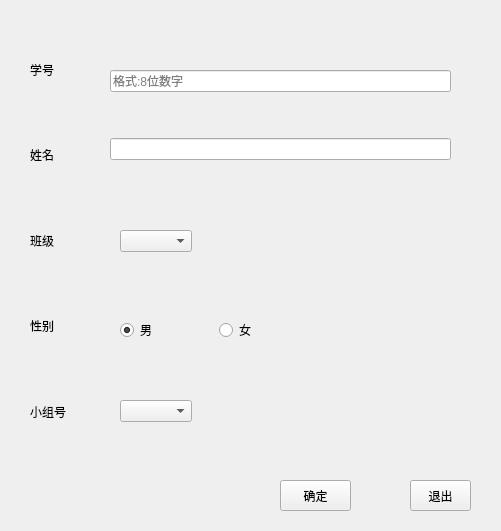
<?xml version="1.0" encoding="UTF-8"?>
<ui version="4.0">
 <class>InsertDialog</class>
 <widget class="QDialog" name="InsertDialog">
  <property name="geometry">
   <rect>
    <x>0</x>
    <y>0</y>
    <width>501</width>
    <height>531</height>
   </rect>
  </property>
  <property name="windowTitle">
   <string>添加学生</string>
  </property>
  <widget class="QWidget" name="verticalLayoutWidget">
   <property name="geometry">
    <rect>
     <x>30</x>
     <y>30</y>
     <width>61</width>
     <height>421</height>
    </rect>
   </property>
   <layout class="QVBoxLayout" name="verticalLayout">
    <item>
     <widget class="QLabel" name="label_4">
      <property name="text">
       <string>学号</string>
      </property>
     </widget>
    </item>
    <item>
     <widget class="QLabel" name="label_3">
      <property name="text">
       <string>姓名</string>
      </property>
     </widget>
    </item>
    <item>
     <widget class="QLabel" name="label">
      <property name="text">
       <string>班级</string>
      </property>
     </widget>
    </item>
    <item>
     <widget class="QLabel" name="label_2">
      <property name="text">
       <string>性别</string>
      </property>
     </widget>
    </item>
    <item>
     <widget class="QLabel" name="label_5">
      <property name="text">
       <string>小组号</string>
      </property>
     </widget>
    </item>
   </layout>
  </widget>
  <widget class="QWidget" name="verticalLayoutWidget_2">
   <property name="geometry">
    <rect>
     <x>110</x>
     <y>40</y>
     <width>341</width>
     <height>151</height>
    </rect>
   </property>
   <layout class="QVBoxLayout" name="verticalLayout_2">
    <item>
     <widget class="QLineEdit" name="stuid">
      <property name="placeholderText">
       <string>格式:8位数字</string>
      </property>
     </widget>
    </item>
    <item>
     <spacer name="verticalSpacer">
      <property name="orientation">
       <enum>Qt::Vertical</enum>
      </property>
      <property name="sizeType">
       <enum>QSizePolicy::Fixed</enum>
      </property>
      <property name="sizeHint" stdset="0">
       <size>
        <width>20</width>
        <height>10</height>
       </size>
      </property>
     </spacer>
    </item>
    <item>
     <widget class="QLineEdit" name="stuName"/>
    </item>
   </layout>
  </widget>
  <widget class="QWidget" name="horizontalLayoutWidget">
   <property name="geometry">
    <rect>
     <x>120</x>
     <y>310</y>
     <width>191</width>
     <height>41</height>
    </rect>
   </property>
   <layout class="QHBoxLayout" name="horizontalLayout_2">
    <item>
     <widget class="QRadioButton" name="sex_men">
      <property name="text">
       <string>男</string>
      </property>
      <property name="checked">
       <bool>true</bool>
      </property>
     </widget>
    </item>
    <item>
     <widget class="QRadioButton" name="sex_woman">
      <property name="text">
       <string>女</string>
      </property>
     </widget>
    </item>
   </layout>
  </widget>
  <widget class="QToolButton" name="ok">
   <property name="geometry">
    <rect>
     <x>280</x>
     <y>480</y>
     <width>71</width>
     <height>31</height>
    </rect>
   </property>
   <property name="text">
    <string>确定</string>
   </property>
  </widget>
  <widget class="QToolButton" name="logout">
   <property name="geometry">
    <rect>
     <x>410</x>
     <y>480</y>
     <width>61</width>
     <height>31</height>
    </rect>
   </property>
   <property name="text">
    <string>退出</string>
   </property>
  </widget>
  <widget class="QComboBox" name="classId">
   <property name="geometry">
    <rect>
     <x>120</x>
     <y>230</y>
     <width>72</width>
     <height>22</height>
    </rect>
   </property>
  </widget>
  <widget class="QComboBox" name="groupId">
   <property name="geometry">
    <rect>
     <x>120</x>
     <y>400</y>
     <width>72</width>
     <height>22</height>
    </rect>
   </property>
  </widget>
 </widget>
 <resources/>
 <connections>
  <connection>
   <sender>logout</sender>
   <signal>clicked()</signal>
   <receiver>InsertDialog</receiver>
   <slot>close()</slot>
   <hints>
    <hint type="sourcelabel">
     <x>440</x>
     <y>495</y>
    </hint>
    <hint type="destinationlabel">
     <x>250</x>
     <y>265</y>
    </hint>
   </hints>
  </connection>
 </connections>
</ui>
